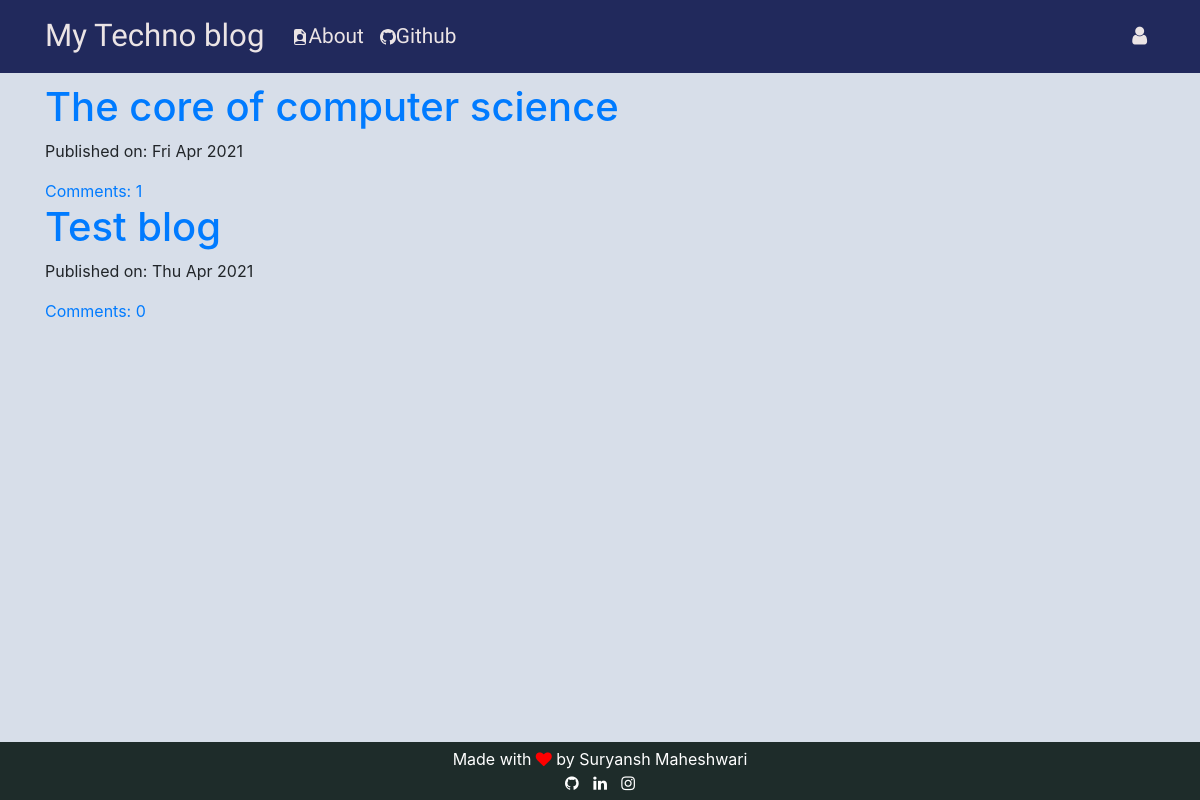
Before: / with the older database file.
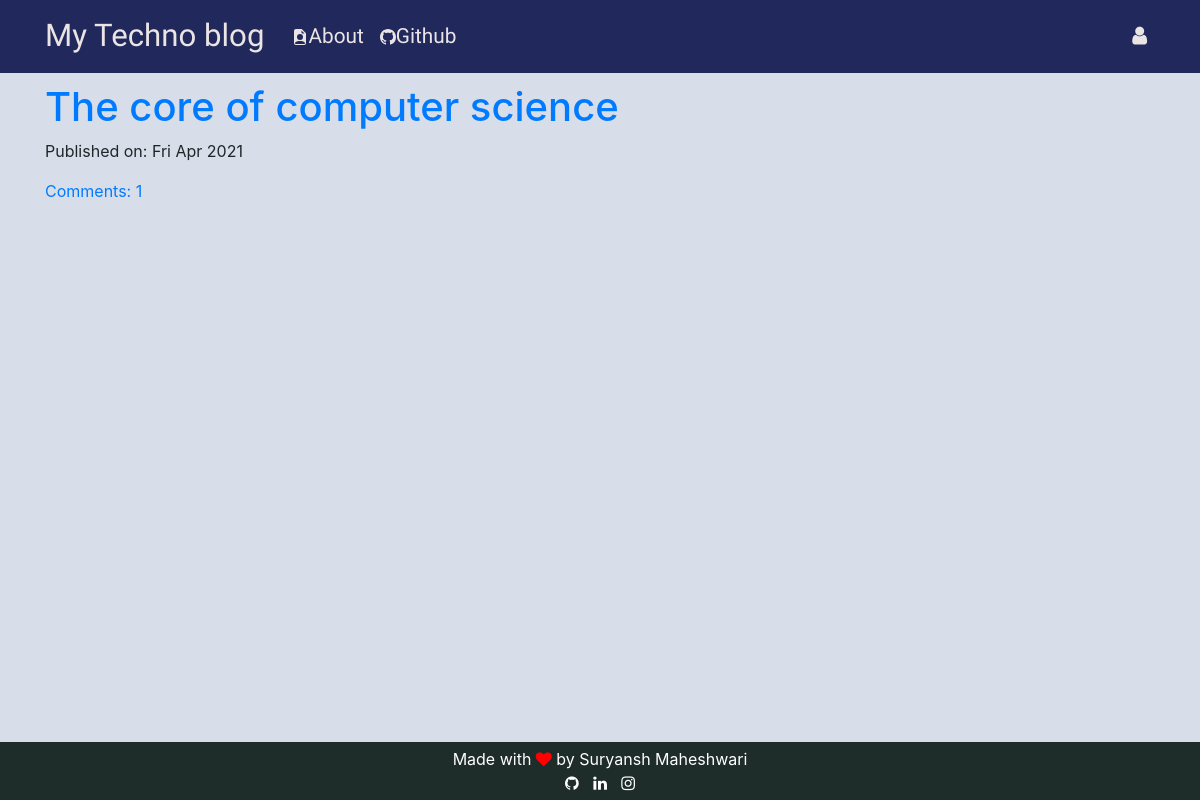
After: the same page with the newer database file.
### blog/models.py (models this page shows, shortened)
class Post(models.Model):
    author = models.ForeignKey('auth.User',on_delete=models.CASCADE)
    title = models.CharField(max_length=200)
    text = models.TextField()
    created_date = models.DateTimeField(default=timezone.now)
    published_date = models.DateTimeField(blank=True, null=True)
    def approve_comments(self):
        return self.comments.filter(approved_comment=True)

### blog/views.py (the view)
# urls.py: path('',views.PostListView.as_view(),name='post_list'),
class PostListView(ListView):
    model = Post
    def get_queryset(self):
        return Post.objects.filter(published_date__lte=timezone.now()).order_by('-published_date')

### blog/templates/blog/post_list.html
{% extends 'blog/base.html' %}
{% block content %}
<div class="centerstage">
    {% for post in post_list %}
        <div class="post">
            <h1><a href="{% url 'post_detail' pk=post.pk %}">{{ post.title }}</a></h1>
            <div class="date">
                <p>Published on: {{ post.published_date|date:"D M Y"}}</p>
            </div>
            <a href="{% url 'post_detail' pk=post.pk %}">Comments: {{ post.approve_comments.count }}</a>
        </div>
    {% endfor %}
</div>
{% endblock %}

### blog/templates/blog/base.html (shortened to what this page needs)
<!DOCTYPE html>
{% load static %}
<html>
  <head>
    <link rel="stylesheet" href="https://stackpath.bootstrapcdn.com/bootstrap/4.1.3/css/bootstrap.min.css"
>
    <link href="https://maxcdn.bootstrapcdn.com/font-awesome/4.7.0/css/font-awesome.min.css" rel="stylesheet">
    <link rel="stylesheet" href="//cdn.jsdelivr.net/medium-editor/latest/css/medium-editor.min.css" type="text/css" media="screen" charset="utf-8">
    <link rel="stylesheet" href="{% static 'css/blog.css' %}">
  </head>
  <body >
    <nav class="navbar navbar-expand-lg techfont">
      <div class="container">
        <div class="navbar-nav align-items-center">
          <a class="navbar-brand bigbrand" href="{% url 'post_list' %}" style="margin-right: 20px;">My Techno blog    </a>
          <a class="nav-item nav-link" href="{% url 'about' %}" >  <span></span>About</a>
          <a class="nav-item nav-link" href="https://www.github.com">Github</a>
        </div>
        <div class="navbar-nav align-items-center ml-auto">
          {% if user.is_authenticated %}
            <a class="nav-item nav-link" href="{% url 'post_new' %}">New Post</a>
            <a class="nav-item nav-link" href="{% url 'post_draft_list' %}">Drafts</a>
            <a class="nav-item nav-link" href="{% url 'logout' %}">Log out</a>
            <a style="margin-left: 15px; color: #C2F970">Welcome: {{ user.username }}</a>
          {% else %}
            <a class="nav-item nav-link" href="{% url 'login' %}" aria-label="Login">
              <span class="fa fa-user" aria-hidden="true"></span></a>
          {% endif %}
        </div>
      </div>
    </nav>
      <div class="content container loader">
          <div class="row">
              <div class="col-md-8">
                <div class="blog_posts">
                  {% block content %}
                  {% endblock %}
                </div>
              </div>
          </div>
        </div>
      <footer>
        <div>Made with
          <i class="fa fa-heart " style="color: red;" ></i>
          by Suryansh Maheshwari
        </div>
        <div>
          <a href="https://github.com/Suryanshm000"><i class='fa fa-github'></i></a>
          <a href="https://www.linkedin.com/in/suryansh-maheshwari-341a641b7/"><i class='fa fa-linkedin'></i></a>
          <a href="https://www.instagram.com/suryam_000/"><i class='fa fa-instagram'></i></a>
        </div>
      </footer>
  </body>
</html>

### blog/static/css/blog.css (style rules this page uses)
.techfont { font-family: 'Russo One', sans-serif; font-size: 1.3em; margin-bottom: 10px; }
body { background-color: #d7dee9; }
nav { background-color: #21295C; }
nav div a { color: #ebe4e5; }
.content { padding-bottom: 160px; }
footer { background-color: #1e2c2a; color: white; position: fixed; bottom: 0; min-width:100%; padding: 5px; text-align: center; }
footer div a { margin: 5px; color: white; }
.centerstage { margin-left: auto; margin-right: auto; }
.bigbrand { font-size: 1.5em; }
.loader { filter:hue-rotate(0deg); color: linear-gradient(45deg,#0f8,#08f); animation:hue 5000ms infinite linear; }

Changed rows visible on the page:
removed Post: title "Test blog", published_date "Thu Apr 2021", approve_comments.count "0"
